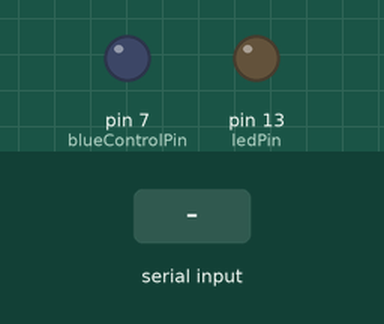
Recording of a sketch running on a simulated Arduino Mega 2560, built with avr-gcc and run on an emulated ATmega2560. Parts: output pins drawn as LEDs (lit = HIGH). The test bench sets the inputs (shaded band). What the sketch prints to the serial monitor is not drawn.

Above: at 0.1 s.
At 5.2 s:
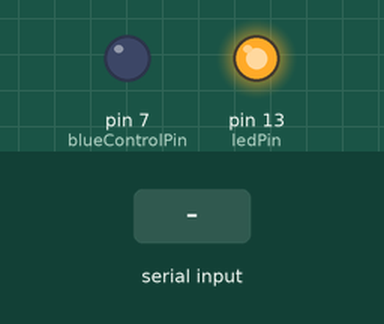
5.3 s: "1\n" received over the second serial link
Timing chart, 0 to 8.3 s (numbered marks = the images above; inputs shaded):
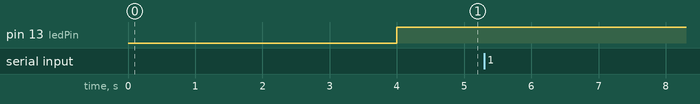

The sketch:

bluetooth.ino
```cpp
#include <string.h>
 char *setNameCode = "AT+NAME=Jukia\x0d\x0a";
 char *setPasswordCode = "AT+PSWD=6666\x0d\x0a";
 int blueControlPin = 7;
 int ledPin = 13;
 void setName() {
   for (int i = 0; i < strlen(setNameCode); i++) {
    Serial3.write(setNameCode[i]);
   }
 }
 void setPassword() {
   for (int j = 0 ; j < strlen(setPasswordCode) ; j++) {
    Serial3.write(setPasswordCode[j]);
  }
 }
void setup() {
  Serial.begin(9600);
  Serial3.begin(38400);
  pinMode(ledPin,OUTPUT);
  pinMode(blueControlPin, OUTPUT);
  delay(3000);
  /*digitalWrite(7, HIGH);
  setName();
  delay(2000);
  setPassword();
  digitalWrite(7,LOW);*/
  digitalWrite(blueControlPin, LOW);
  delay(1000);
}
void loop() {
 if (Serial3.available()) {
  while(Serial3.available()) {
   char c = Serial3.read();
   Serial.write(c);
  }
  Serial.write("\n");
 }
   digitalWrite(13,HIGH);
   delay(500);
   digitalWrite(13,LOW);
}
```
